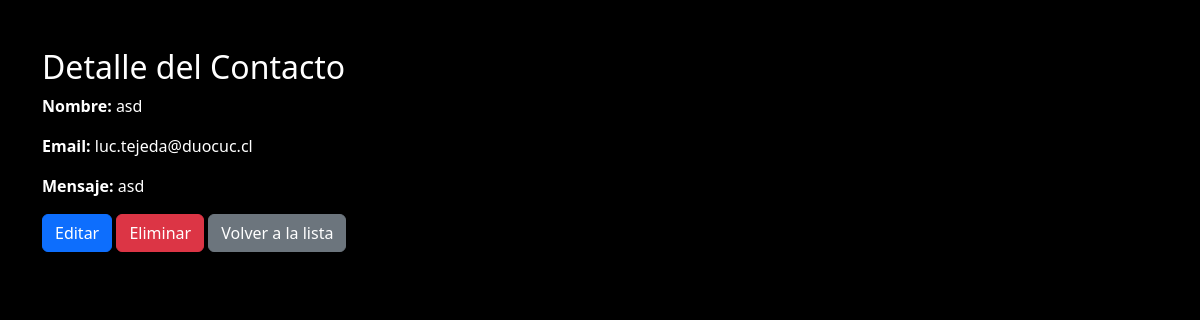
Page /contacto/6/ (signed in) on the committed database.
### myportfolio/models.py (models this page shows, shortened)
class Contacto(models.Model):
    nombre = models.CharField(max_length=100)
    email = models.EmailField()
    mensaje = models.TextField()
    fecha = models.DateTimeField(auto_now_add=True)

### myportfolio/views.py (the view)
# urls.py: path('contacto/<int:pk>/', views.contacto_detalle, name='contacto_detalle'),
@login_required
def contacto_detalle(request, pk):
    contacto = get_object_or_404(Contacto, pk=pk)
    return render(request, 'myportfolio/contacto_detalle.html', {'contacto': contacto})

### myportfolio/templates/myportfolio/contacto_detalle.html (shortened to what this page needs)
{% extends 'base_generic.html' %}
{% block content %}
  <div class="container mt-5">
    <h2>Detalle del Contacto</h2>
    <p><strong>Nombre:</strong> {{ contacto.nombre }}</p>
    <p><strong>Email:</strong> {{ contacto.email }}</p>
    <p><strong>Mensaje:</strong> {{ contacto.mensaje }}</p>
    <a href="{% url 'contacto_editar' contacto.pk %}" class="btn btn-primary">Editar</a>
    <form method="POST" action="{% url 'contacto_eliminar' contacto.pk %}" style="display:inline;">
      <button type="submit" class="btn btn-danger">Eliminar</button>
    </form>
    <a href="{% url 'contacto_lista' %}" class="btn btn-secondary">Volver a la lista</a>
  </div>
{% endblock %}

### myportfolio/static/css/styles.css (style rules this page uses)
body { color: #fff; background-color: black; margin: 0; padding: 0; display: flex; flex-direction: column; min-height: 100vh; }

### rows in the picture
Contacto: nombre "asd", email "luc.tejeda@duocuc.cl", mensaje "asd"
